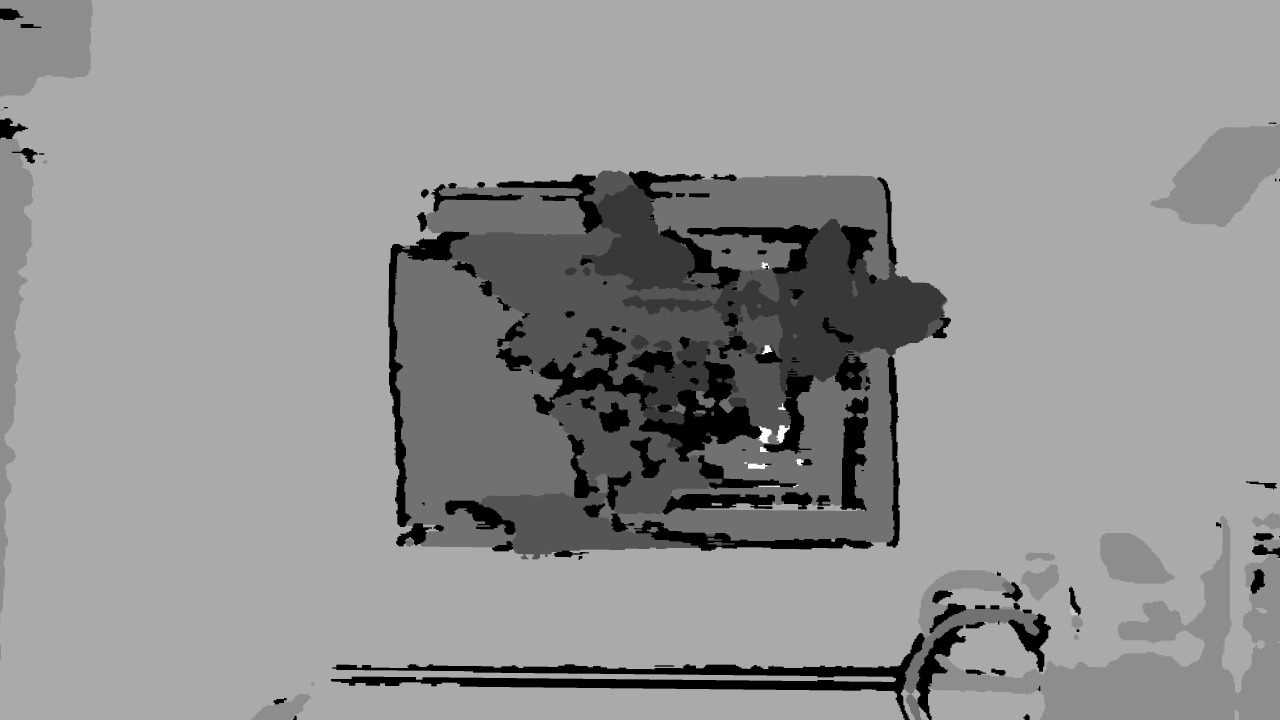
#> input picture point_cloud_demo/data/depth/A_1a111b40_depth.png, 3840 x 2160 px, given in place of B_93dd57ad.png, which was not available (shown at 1/3 size)
$ jupyter execute --allow-errors Example_notebook.ipynb   (text cells are left out)
#> lines starting #> are read from the running program, lines starting #| are printed output that depends on the picture; pictures that were not available may be replaced by others from this repository, and a replacement may not be noted
[cell 1]
from pathlib import Path

import cv2
import numpy as np
import matplotlib.pyplot as plt
import copy

from pointcloud_tools import PointCloudCreator #, create_pcd_from_array, read_pcd, write_pcd

[cell 2]
# point to the data dir
current_folder = Path(".").resolve()
base_dir = current_folder.parent / "data"

[cell 3]
# point to the image files
image = "B_93dd57ad"            #A_1a111b40 B_0328ab97 B_93dd57ad  D_b14ffae7

rgb_file = base_dir / "rgb" / f"{image}.png"
depth_file = base_dir / "depth" / f"{image}_depth.png"

[cell 4]
rgb_img = cv2.cvtColor(cv2.imread(str(rgb_file)), cv2.COLOR_BGR2RGB)
#> rgb_img is the input picture: shape (2160, 3840, 3); min 0, max 9, mean 5.18
plt.imshow(rgb_img)
plt.title(f"Tomato RGB image {image}")
plt.show()

[cell 5]
# The depth image is provided by the camera, and is a reconstruction from stero infra-red imaging.
depth_img = cv2.imread(str(depth_file), cv2.IMREAD_UNCHANGED)
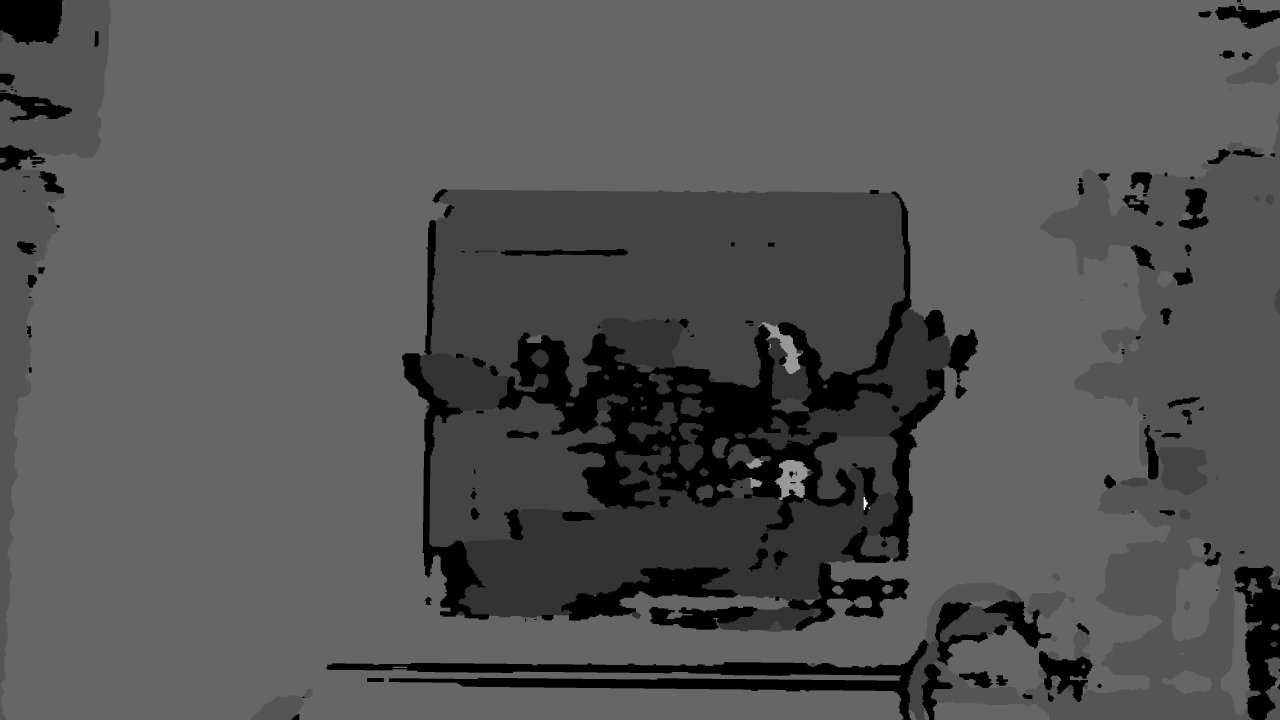
#> input picture point_cloud_demo/data/depth/B_93dd57ad_depth.png, 3840 x 2160 px (shown at 1/3 size)
#> depth_img is the input picture: shape (2160, 3840) uint16; min 0, max 4076, mean 1338.1
plt.imshow(depth_img, cmap='gray')
plt.title(f"Tomato depth image {image}")
plt.show()

#> (a cell that did not finish here is left out)

#> (a cell that did not finish here is left out)

[cell 8]
height_limit = -0.75
ground_level = -1.04

# filter out the points that are below the ground level
#> (the rest of this cell did not finish here and is left out)

[cell 9]
fig, axs = plt.subplots(ncols=3, figsize=(12, 3))

#> (the rest of this cell did not finish here and is left out)

#> (a cell that did not finish here is left out)

#> (a cell that did not finish here is left out)

[cell 12]
upper_green_hsv = np.array([180, 100, 100])
lower_green_hsv = np.array([90, 0, 0])

upper_green_rgb = np.array([50, 205, 50])
lower_green_rgb = np.array([0, 100, 0])

#> (the rest of this cell did not finish here and is left out)

#> (a cell that did not finish here is left out)

#> (a cell that did not finish here is left out)

#> (a cell that did not finish here is left out)

[cell 16]
fig, axs = plt.subplots(ncols=3, figsize=(12, 3))

#> (the rest of this cell did not finish here and is left out)

[cell 17]
fig, axs = plt.subplots(ncols=3, figsize=(12, 3))

#> (the rest of this cell did not finish here and is left out)

[cell 18]
from skimage.util import img_as_float
from skimage.util import img_as_ubyte

[cell 19]
def threshold_image(img_in, thres):
    """
    Apply a threshold in an image and return the resulting image
    :param img_in: Input image
    :param thres: The treshold value in the range [0, 255]
    :return: Resulting image (unsigned byte) where background is 0 and foreground is 255
    """

    background = img_in < thres
    foreground = img_in > thres

    mask = img_in > thres

    return img_as_ubyte(mask)

[cell 20]
import cv2
import numpy as np
img = cv2.imread('test_image.png')
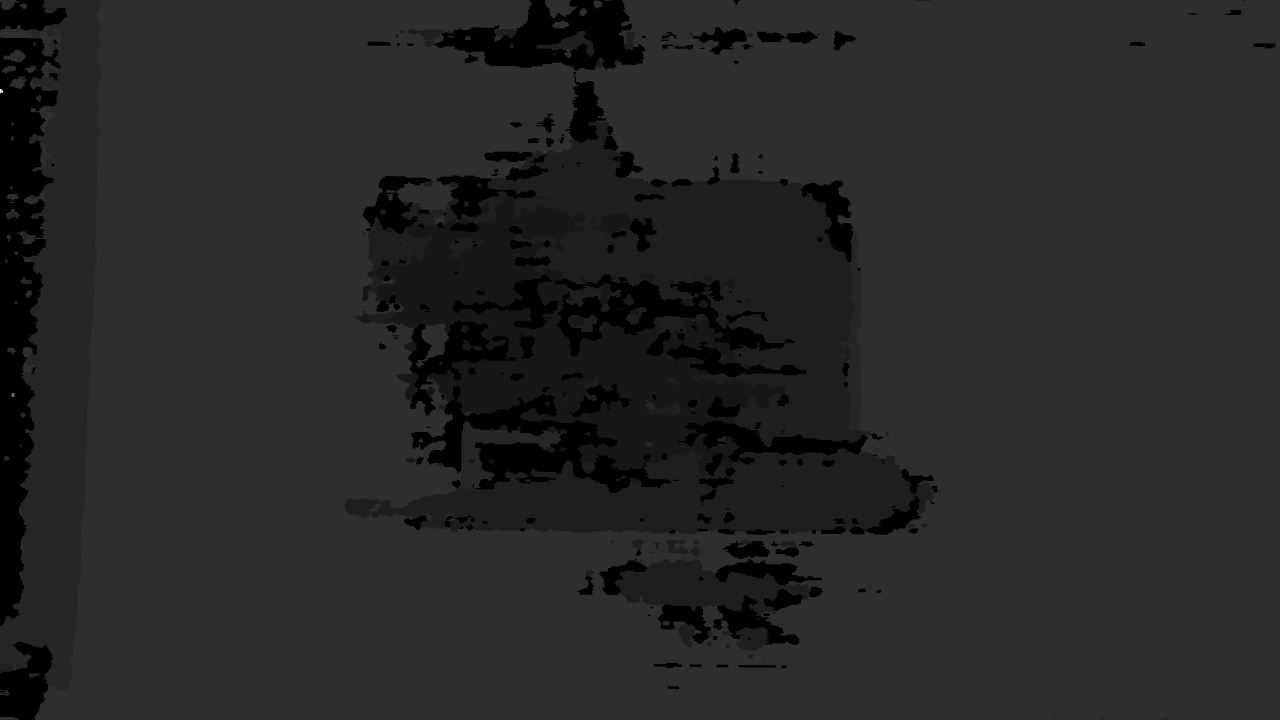
#> input picture point_cloud_demo/data/depth/B_0328ab97_depth.png, 3840 x 2160 px, given in place of test_image.png, which was not available (shown at 1/3 size)
#> img is the input picture: shape (2160, 3840, 3); min 0, max 33, mean 5.1
plt.imshow(cv2.cvtColor(img, cv2.COLOR_BGR2RGB))

# Convert the image to grayscale
gray_img = cv2.cvtColor(img, cv2.COLOR_BGR2GRAY)
plt.imshow(gray_img, cmap='gray')
plt.show()
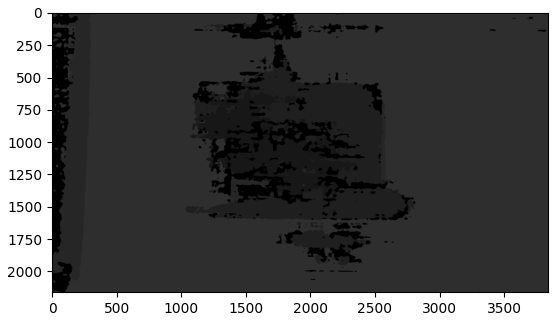
#> figure drawn by matplotlib, 1 panel


img_thres1 = threshold_image(gray_img, 230)
#> in threshold_image, `background = img_in < thres`: background: shape (2160, 3840) bool; every value is 1
#> in threshold_image, `foreground = img_in > thres`: foreground: shape (2160, 3840) bool; every value is 0
plt.imshow(img_thres1, cmap='gray')
plt.show()

swapped_img = np.where(img_thres1 == 0, 255, 0)
#> swapped_img: shape (2160, 3840) int64; every value is 255
plt.imshow(swapped_img, cmap='gray')
plt.show()
